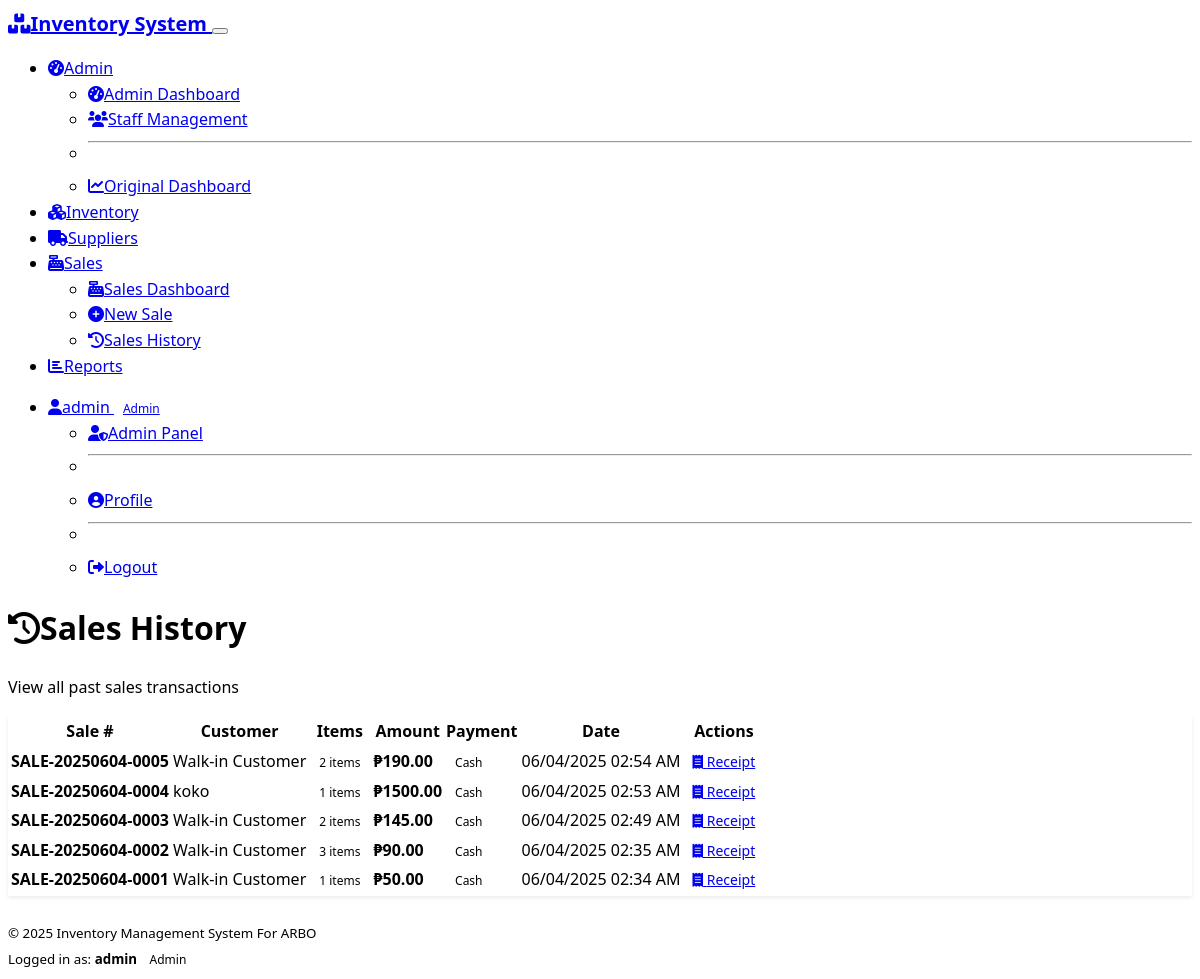
Page /sales/history (signed in) on the committed database.
### models.py (models this page shows)
class Sale(db.Model):
    id = db.Column(db.Integer, primary_key=True)
    sale_number = db.Column(db.String(50), unique=True, nullable=False)
    total_amount = db.Column(db.Float, nullable=False, default=0.0)
    staff_id = db.Column(db.Integer, db.ForeignKey('user.id', ondelete='SET NULL'))  # Allow NULL when user is deleted
    customer_name = db.Column(db.String(100))
    payment_method = db.Column(db.String(50), default='cash')
    notes = db.Column(db.Text)
    sale_date = db.Column(db.DateTime, default=datetime.utcnow)
    staff = db.relationship('User', backref='sales')
    items = db.relationship('SaleItem', backref='sale', cascade='all, delete-orphan')

### routes.py (the view)
@app.route('/sales/history')
@staff_or_admin_required
def sales_history():
    user = User.query.get(session['user_id'])
    page = request.args.get('page', 1, type=int)
    per_page = 20
    if user.is_admin():
        sales = Sale.query.order_by(Sale.sale_date.desc()).paginate(
            page=page, per_page=per_page, error_out=False
        )
    else:
        sales = Sale.query.filter_by(staff_id=user.id).order_by(Sale.sale_date.desc()).paginate(
            page=page, per_page=per_page, error_out=False
        )
    return render_template('sales_history.html', sales=sales)

### models.py (called while the page is built)
    def is_admin(self):
        return self.role == UserRole.ADMIN

### templates/sales_history.html (shortened to what this page needs)
{% extends "base.html" %}
{% block content %}
<div class="container mt-4">
    <div class="row">
        <div class="col-12">
            <h1><i class="fas fa-history me-2"></i>Sales History</h1>
            <p class="text-muted">View all past sales transactions</p>
        </div>
    </div>
    <div class="row">
        <div class="col-12">
            <div class="card">
                <div class="card-body">
                    {% if sales.items %}
                    <div class="table-responsive">
                        <table class="table table-striped">
                            <thead>
                                <tr>
                                    <th>Sale #</th>
                                    <th>Customer</th>
                                    <th>Items</th>
                                    <th>Amount</th>
                                    <th>Payment</th>
                                    <th>Date</th>
                                    <th>Actions</th>
                                </tr>
                            </thead>
                            <tbody>
                                {% for sale in sales.items %}
                                <tr>
                                    <td><strong>{{ sale.sale_number }}</strong></td>
                                    <td>{{ sale.customer_name or 'Walk-in Customer' }}</td>
                                    <td>
                                        <span class="badge bg-info">{{ sale.items|length }} items</span>
                                    </td>
                                    <td><strong>₱{{ "%.2f"|format(sale.total_amount) }}</strong></td>
                                    <td>
                                        <span class="badge bg-{{ 'success' if sale.payment_method == 'cash' else 'info' }}">
                                            {{ sale.payment_method.title() }}
                                        </span>
                                    </td>
                                    <td>{{ sale.sale_date.strftime('%m/%d/%Y %I:%M %p') }}</td>
                                    <td>
                                        <a href="{{ url_for('sale_receipt', sale_id=sale.id) }}" class="btn btn-sm btn-outline-primary">
                                            <i class="fas fa-receipt"></i> Receipt
                                        </a>
                                    </td>
                                </tr>
                                {% endfor %}
                            </tbody>
                        </table>
                    </div>
                    {% endif %}
                </div>
            </div>
        </div>
    </div>
</div>
{% endblock %}

### static/css/style.css (style rules this page uses)
:root { --primary-color: 220 100% 50%; --success-color: 142 71% 45%; --warning-color: 45 100% 51%; --danger-color: 0 84% 60%; --info-color: 188 78% 41%; }
body { font-family: 'Segoe UI', Tahoma, Geneva, Verdana, sans-serif; line-height: 1.6; }
.card { box-shadow: 0 0.125rem 0.25rem rgba(0, 0, 0, 0.075); border: 1px solid var(--bs-border-color); margin-bottom: 1.5rem; }
.table { margin-bottom: 0; }
.table th { font-weight: 600; border-top: none; white-space: nowrap; }
.table td { vertical-align: middle; }
.badge { font-size: 0.75rem; padding: 0.5em 0.75em; }
.btn { border-radius: 0.375rem; font-weight: 500; transition: all 0.15s ease-in-out; }
.btn-sm { padding: 0.25rem 0.5rem; font-size: 0.875rem; }

### rows in the picture
Sale: sale_number "SALE-20250604-0005", customer_name "Walk-in Customer", items|length "2", total_amount "190.00", payment_method "Cash", sale_date "06/04/2025 02:54 AM"
Sale: sale_number "SALE-20250604-0004", customer_name "koko", items|length "1", total_amount "1500.00", payment_method "Cash", sale_date "06/04/2025 02:53 AM"
Sale: sale_number "SALE-20250604-0003", customer_name "Walk-in Customer", items|length "2", total_amount "145.00", payment_method "Cash", sale_date "06/04/2025 02:49 AM"
Sale: sale_number "SALE-20250604-0002", customer_name "Walk-in Customer", items|length "3", total_amount "90.00", payment_method "Cash", sale_date "06/04/2025 02:35 AM"
Sale: sale_number "SALE-20250604-0001", customer_name "Walk-in Customer", items|length "1", total_amount "50.00", payment_method "Cash", sale_date "06/04/2025 02:34 AM"

### other values in the picture
{{ session.username }} "admin"
{{ session.user_role.title() }} "Admin"
